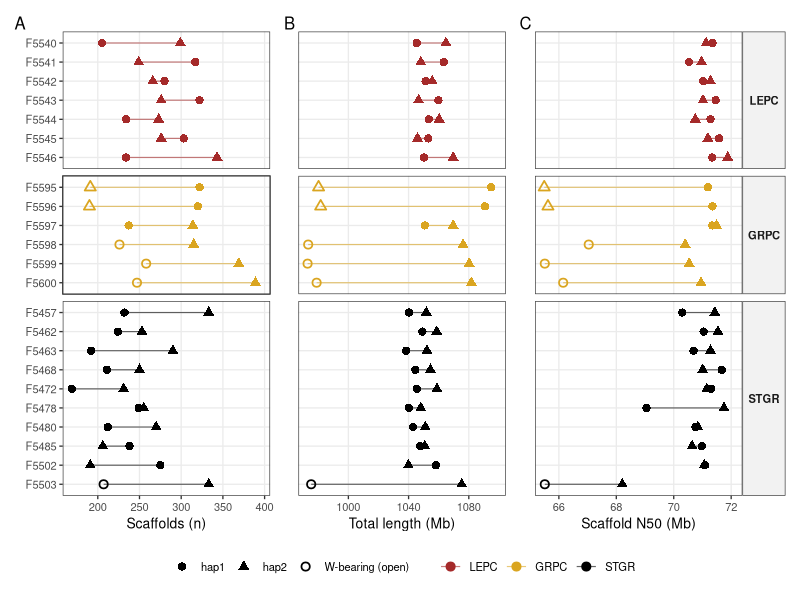
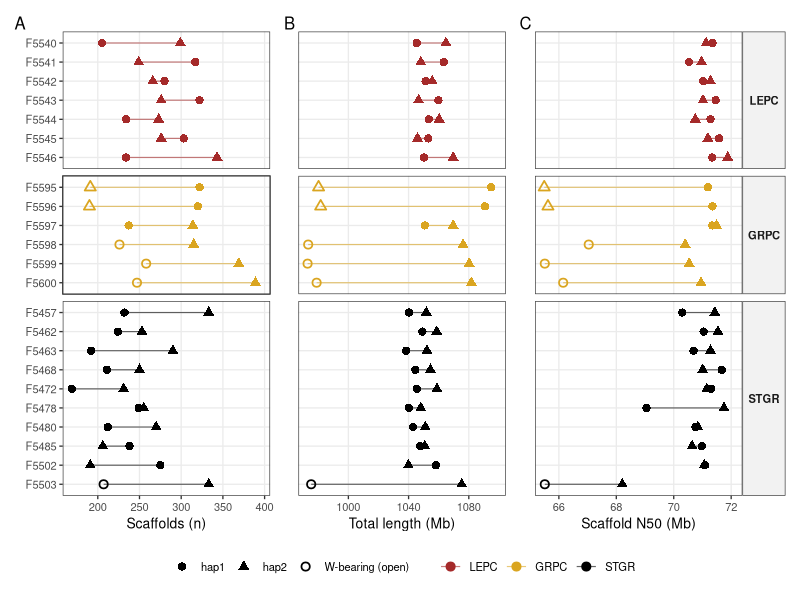
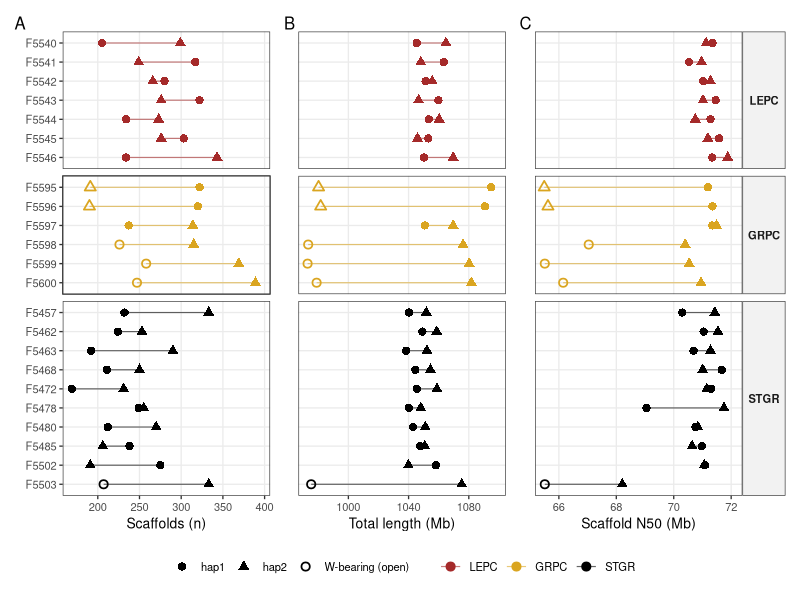

Reproduce these figures in R, in order.
# =============================================================================
# 11e_plot_assembly_contiguity.R
# USFWS report Objective 3, Figure 13: contiguity of the 46 haplotype-resolved,
# pseudo-chromosome-scale prairie grouse assemblies (QUAST, final RagTag-ordered
# assemblies after removal of unplaced scaffolds < 50 kb).
#
# Three panels: number of scaffolds, total assembly length (Mb) and scaffold
# N50 (Mb). One row per individual, grouped by species; hap1 and hap2 are
# joined by a line. W-bearing haplotypes of the six females are drawn as open
# symbols (they lack the ~75 Mb Z chromosome, hence shorter length and N50).
#
# Run in RStudio (needs ggplot2; patchwork optional but recommended):
#   install.packages(c("ggplot2", "patchwork"))
# Outputs (working directory): FigS_assembly_contiguity.pdf / .png
# =============================================================================

library(ggplot2)

# ---- data (QUAST, final assemblies after misjoin correction, 2026-10-14; F5545 & F5597 re-assembled without ONT) -------------------------------------------------------
asm <- read.table(header = TRUE, stringsAsFactors = FALSE, text = "
sample species scaf_h1 scaf_h2 len_h1 len_h2 n50_h1 n50_h2
F5457 STGR 232 333 1040.3 1051.8 70.30 71.43
F5462 STGR 224 253 1049.2 1058.7 71.04 71.54
F5463 STGR 192 290 1038.4 1052.2 70.69 71.28
F5468 STGR 211 250 1044.5 1054.5 71.67 71.01
F5472 STGR 169 231 1045.5 1058.8 71.30 71.15
F5478 STGR 249 255 1040.2 1048.1 69.05 71.75
F5480 STGR 212 270 1042.9 1051.1 70.76 70.84
F5485 STGR 238 206 1047.7 1050.8 70.98 70.64
F5502 STGR 275 191 1058.2 1039.9 71.08 71.06
F5503 STGR 207 333 975.3 1075.3 65.51 68.21
F5540 LEPC 205 299 1045.4 1064.8 71.35 71.13
F5541 LEPC 317 249 1063.4 1048.1 70.53 70.97
F5542 LEPC 280 266 1051.3 1055.7 71.02 71.28
F5543 LEPC 322 276 1059.8 1046.6 71.46 71.02
F5544 LEPC 234 273 1053.4 1060.3 71.28 70.75
F5545 LEPC 303 276 1053.1 1045.9 71.58 71.19
F5546 LEPC 234 343 1050.2 1069.6 71.34 71.88
F5595 GRPC 322 191 1094.8 980.2 71.19 65.49
F5596 GRPC 320 190 1090.7 981.6 71.35 65.62
F5597 GRPC 237 314 1050.8 1069.6 71.34 71.49
F5598 GRPC 226 315 973.3 1076.2 67.04 70.40
F5599 GRPC 258 369 972.9 1080.3 65.51 70.54
F5600 GRPC 247 389 978.9 1081.7 66.15 70.95
")

# W-bearing haplotypes of the six females (Table S3; CHD1 PCR, Figure S7)
w_hap <- c("F5503_hap1", "F5595_hap2", "F5596_hap2",
           "F5598_hap1", "F5599_hap1", "F5600_hap1")

# ---- reshape to long format (base R, no tidyr needed) -----------------------
long <- do.call(rbind, lapply(c("h1", "h2"), function(h) {
  data.frame(sample  = asm$sample,
             species = asm$species,
             hap     = ifelse(h == "h1", "hap1", "hap2"),
             Scaffolds = asm[[paste0("scaf_", h)]],
             Length    = asm[[paste0("len_",  h)]],
             N50       = asm[[paste0("n50_",  h)]])
}))
long$id      <- paste(long$sample, long$hap, sep = "_")
long$W       <- long$id %in% w_hap
long$species <- factor(long$species, levels = c("LEPC", "GRPC", "STGR"))
# order individuals: by species, then sample ID (top to bottom)
ord <- with(asm, sample[order(factor(species, levels = c("LEPC", "GRPC", "STGR")), sample)])
long$sample <- factor(long$sample, levels = rev(ord))

sp_cols <- c(LEPC = "#A52A2A", GRPC = "#DAA520", STGR = "#000000")

# ---- one panel: W-bearing haplotypes drawn with open symbols ----------------
long$hap_W <- ifelse(long$W, paste0(long$hap, "_W"), long$hap)
panel <- function(var, xlab, show_y = TRUE, show_strip = FALSE) {
  ggplot(long, aes(x = .data[[var]], y = sample)) +
    geom_line(aes(group = sample, colour = species), linewidth = 0.4, alpha = 0.6) +
    geom_point(aes(colour = species, shape = hap_W), size = 2.2, stroke = 0.9) +
    scale_shape_manual(values = c(hap1 = 16, hap2 = 17, hap1_W = 1, hap2_W = 2),
                       breaks = c("hap1", "hap2", "hap1_W"),
                       labels = c("hap1", "hap2", "W-bearing (open)"),
                       name = NULL) +
    scale_colour_manual(values = sp_cols, name = NULL) +
    scale_x_continuous(expand = expansion(mult = c(0.05, 0.08))) +
    facet_grid(species ~ ., scales = "free_y", space = "free_y") +
    labs(x = xlab, y = NULL) +
    theme_bw(base_size = 10) +
    theme(panel.grid.minor = element_blank(),
          panel.grid.major.y = element_line(colour = "grey92"),
          axis.text.y = if (show_y) element_text(size = 8) else element_blank(),
          axis.ticks.y = if (show_y) element_line() else element_blank(),
          strip.text.y.right = if (show_strip) element_text(angle = 0, face = "bold") else element_blank(),
          strip.background = if (show_strip) element_rect(fill = "grey95") else element_blank(),
          legend.position = "bottom")
}

pA <- panel("Scaffolds", "Scaffolds (n)") + labs(tag = "A")
pB <- panel("Length",    "Total length (Mb)", show_y = FALSE) + labs(tag = "B")
pC <- panel("N50",       "Scaffold N50 (Mb)", show_y = FALSE, show_strip = TRUE) + labs(tag = "C")

# ---- combine and save ---------------------------------------------------------
if (requireNamespace("patchwork", quietly = TRUE)) {
  library(patchwork)
  fig <- (pA | pB | pC) +
    plot_layout(guides = "collect") &
    theme(legend.position = "bottom")
  print(fig)
  ggsave("FigS_assembly_contiguity.pdf", fig, width = 9, height = 6.5)
  ggsave("FigS_assembly_contiguity.png", fig, width = 9, height = 6.5, dpi = 600)
} else {
  message("patchwork not installed: saving the three panels separately")
  for (p in list(A = pA, B = pB, C = pC)) print(p)
  ggsave("FigS_assembly_contiguity_A_scaffolds.png", pA, width = 4, height = 6.5, dpi = 600)
  ggsave("FigS_assembly_contiguity_B_length.png",    pB, width = 3.5, height = 6.5, dpi = 600)
  ggsave("FigS_assembly_contiguity_C_N50.png",       pC, width = 3.5, height = 6.5, dpi = 600)
}

# quick summary for the text
cat(sprintf("N50: %.2f-%.2f Mb (median %.2f); length: %.1f-%.1f Mb (median %.1f); scaffolds: %d-%d (median %d)\n",
            min(long$N50), max(long$N50), median(long$N50),
            min(long$Length), max(long$Length), median(long$Length),
            min(long$Scaffolds), max(long$Scaffolds), as.integer(median(long$Scaffolds))))
